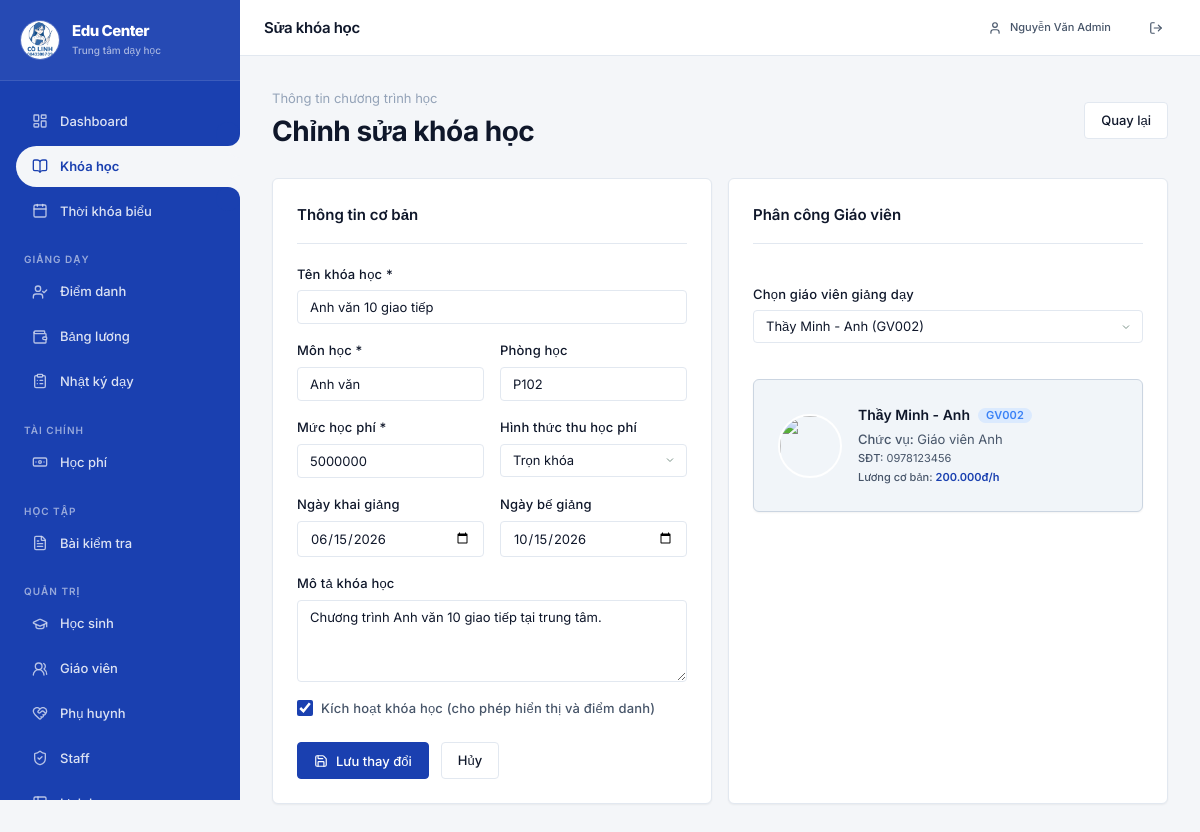
The app's page /courses/2/edit (signed in) with its own data.
### models.py (models this page shows, shortened)
class User(db.Model, UserMixin):
    id = db.Column(db.Integer, primary_key=True)
    username = db.Column(db.String(80), unique=True, nullable=False)
    fullname = db.Column(db.String(100), nullable=False)
    user_code = db.Column(db.String(20), unique=True, nullable=False)
    role = db.Column(db.String(20), nullable=False, default="student")
    phone = db.Column(db.String(20))
    parent_phone = db.Column(db.String(20))
    birth_date = db.Column(db.Date)
    position = db.Column(db.String(100))
    password_hash = db.Column(db.String(255))
    is_active = db.Column(db.Boolean, default=True)
    avatar = db.Column(db.String(100), default="default.jpg")
    salary_rate_per_hour = db.Column(db.Integer, default=0)
    linked_student_id = db.Column(db.Integer, db.ForeignKey("user.id"))
    linked_student = db.relationship("User", remote_side=[id], uselist=False)
    courses_taught = db.relationship("Course", back_populates="teacher", foreign_keys="Course.teacher_id")
    schedules = db.relationship("Schedule", back_populates="teacher", foreign_keys="Schedule.teacher_id")
    enrollments = db.relationship("Enrollment", back_populates="student", foreign_keys="Enrollment.student_id")

class Course(db.Model):
    id = db.Column(db.Integer, primary_key=True)
    course_name = db.Column(db.String(120), nullable=False)
    subject = db.Column(db.String(80), nullable=False)
    teacher_id = db.Column(db.Integer, db.ForeignKey("user.id"))
    classroom = db.Column(db.String(40))
    description = db.Column(db.Text)
    tuition_amount = db.Column(db.Integer, default=0)
    tuition_type = db.Column(db.String(20), default="monthly")
    start_date = db.Column(db.Date)
    end_date = db.Column(db.Date)
    is_active = db.Column(db.Boolean, default=True)
    teacher = db.relationship("User", back_populates="courses_taught", foreign_keys=[teacher_id])
    schedules = db.relationship("Schedule", back_populates="course", cascade="all, delete-orphan")
    enrollments = db.relationship("Enrollment", back_populates="course", cascade="all, delete-orphan")
    tuition_payments = db.relationship("TuitionPayment", back_populates="course", cascade="all, delete-orphan")

### app.py (the view, shortened to what this page needs)
@app.route("/courses/<int:course_id>/edit", methods=["GET", "POST"])
@login_required
@manager_or_admin_required
def edit_course(course_id):
    course = db.session.get(Course, course_id) or abort(404)
    teachers = User.query.filter_by(role="teacher").order_by(User.fullname).all()
    return render_template("course_form.html", course=course, teachers=teachers)

### app.py (called while the page is built)
@login_manager.user_loader
def load_user(user_id):
    return db.session.get(User, int(user_id))

@app.context_processor
def inject_globals():
    import datetime as dt
    today = dt.date.today()
    return {
        "WEEKDAYS": dict(WEEKDAYS),
        "STATUS_LABELS": STATUS_LABELS,
        "TUITION_LABELS": TUITION_LABELS,
        "ROLE_LABELS": ROLE_LABELS,
        "current_month_summary": current_month_summary,
        "money": lambda value: f"{int(value or 0):,}".replace(",", "."),
        "today_date": today.strftime('%d/%m/%Y'),
        "now": dt.datetime.now(),
    }

### helpers.py (called while the page is built)
def role_required(*allowed_roles):
    def decorator(view):
        @wraps(view)
        def wrapped(*args, **kwargs):
            if not current_user.is_authenticated:
                return redirect(url_for("login"))
            if current_user.role == "admin" or current_user.role in allowed_roles:
                return view(*args, **kwargs)
            flash("Bạn không có quyền truy cập trang này.", "danger")
            return redirect(url_for("index"))
        return wrapped
    return decorator

### templates/course_form.html (shortened to what this page needs)
{% extends "base.html" %}
{% block page_title %}{{ 'Sửa khóa học' if course else 'Tạo khóa học mới' }}{% endblock %}
{% block content %}
<div class="page-header">
  <div class="page-title-area">
    <p>Thông tin chương trình học</p>
    <h1>{{ 'Chỉnh sửa khóa học' if course else 'Thêm khóa học mới' }}</h1>
  </div>
  <div>
    <a href="{{ url_for('courses') }}" class="btn btn-secondary">Quay lại</a>
  </div>
</div>
<form method="POST">
  <div class="form-grid-2">
    <div class="card">
      <div class="card-header">
        <h3 class="card-title">Thông tin cơ bản</h3>
      </div>
      <div class="form-group">
        <label class="form-label" for="course_name">Tên khóa học *</label>
        <input type="text" id="course_name" name="course_name" value="{{ course.course_name if course else '' }}" required placeholder="Ví dụ: Toán nâng cao lớp 10">
      </div>
      <div class="form-grid-2">
        <div class="form-group">
          <label class="form-label" for="subject">Môn học *</label>
          <input type="text" id="subject" name="subject" value="{{ course.subject if course else '' }}" required placeholder="Ví dụ: Toán">
        </div>
        <div class="form-group">
          <label class="form-label" for="classroom">Phòng học</label>
          <input type="text" id="classroom" name="classroom" value="{{ course.classroom if course else '' }}" placeholder="Ví dụ: Phòng A1">
        </div>
      </div>
      <div class="form-grid-2">
        <div class="form-group">
          <label class="form-label" for="tuition_amount">Mức học phí *</label>
          <input type="number" id="tuition_amount" name="tuition_amount" value="{{ course.tuition_amount if course else '' }}" required placeholder="Ví dụ: 1500000">
        </div>
        <div class="form-group">
          <label class="form-label" for="tuition_type">Hình thức thu học phí</label>
          <select id="tuition_type" name="tuition_type">
            <option value="full_course" {% if course and course.tuition_type == 'full_course' %}selected{% endif %}>Trọn khóa</option>
          </select>
        </div>
      </div>
      <div class="form-grid-2">
        <div class="form-group">
          <label class="form-label" for="start_date">Ngày khai giảng</label>
          <input type="date" id="start_date" name="start_date" value="{{ course.start_date.isoformat() if course and course.start_date else '' }}">
        </div>
        <div class="form-group">
          <label class="form-label" for="end_date">Ngày bế giảng</label>
          <input type="date" id="end_date" name="end_date" value="{{ course.end_date.isoformat() if course and course.end_date else '' }}">
        </div>
      </div>
      <div class="form-group">
        <label class="form-label" for="description">Mô tả khóa học</label>
        <textarea id="description" name="description" rows="4" placeholder="Nhập mục tiêu khóa học, đề cương sơ lược...">{{ course.description if course else '' }}</textarea>
      </div>
      <div class="form-group" style="margin-top: var(--space-4)">
        <label class="checkbox-label">
          <input type="checkbox" name="is_active" value="1" {% if not course or course.is_active %}checked{% endif %}>
          <span>Kích hoạt khóa học (cho phép hiển thị và điểm danh)</span>
        </label>
      </div>
      <div style="margin-top: var(--space-6); display:flex; gap: var(--space-3)">
        <button type="submit" class="btn btn-primary">
          <i data-lucide="save" style="width:14px;height:14px"></i>
          {{ 'Lưu thay đổi' if course else 'Tạo khóa học' }}
        </button>
        <a href="{{ url_for('courses') }}" class="btn btn-secondary">Hủy</a>
      </div>
    </div>
    <div class="card" style="display:flex; flex-direction:column; gap: var(--space-5)">
      <div class="card-header">
        <h3 class="card-title">Phân công Giáo viên</h3>
      </div>
      <div class="form-group">
        <label class="form-label" for="teacher_id">Chọn giáo viên giảng dạy</label>
        <select id="teacher_id" name="teacher_id" onchange="updateTeacherPreview(this)">
          {% for teacher in teachers %}
            <option value="{{ teacher.id }}" {% if course and course.teacher_id == teacher.id %}selected{% endif %}>
              {{ teacher.fullname }} ({{ teacher.user_code }})
            </option>
          {% endfor %}
        </select>
      </div>
      <div id="teacher-preview" class="card" style="display:none; flex-direction:row; gap:var(--space-4); background:var(--surface-2); border-color:var(--border-strong); margin-bottom:0; align-items:center">
        <img id="t-avatar" src="" style="width:64px; height:64px; border-radius:50%; object-fit:cover; border:2px solid var(--surface)">
        <div style="flex:1">
          <div style="display:flex; align-items:center; gap:var(--space-2)">
            <h4 id="t-name" style="font-weight:600; margin:0"></h4>
            <span id="t-code" class="badge badge-upcoming"></span>
          </div>
          <div style="font-size: var(--text-sm); color: var(--text-2); margin-top:2px">
            <span style="font-weight:500">Chức vụ:</span> <span id="t-position"></span>
          </div>
          <div style="font-size: var(--text-xs); color: var(--text-2)">
            <span style="font-weight:500">SĐT:</span> <span id="t-phone"></span>
          </div>
          <div style="font-size: var(--text-xs); color: var(--text-2); margin-top:2px">
            <span style="font-weight:500">Lương cơ bản:</span> <span id="t-salary" style="font-weight: 600; color:var(--accent)"></span>
          </div>
        </div>
      </div>
    </div>
  </div>
</form>
{% endblock %}

### templates/base.html (shortened to what this page needs)
<!DOCTYPE html>
<html lang="vi">
<head>
  <link rel="stylesheet" href="{{ url_for('static', filename='css/main.css') }}">
</head>
<body>
  <div class="app-shell">
    <aside class="sidebar">
      <a href="{{ url_for('index') }}" class="sidebar-brand-link">
        <div class="sidebar-logo">
          <img src="{{ url_for('static', filename='images/logo.png') }}" alt="Logo" class="sidebar-logo-img">
          <div class="sidebar-brand-info">
            <h1 class="sidebar-brand-title">Edu Center</h1>
            <span class="sidebar-brand-subtitle">Trung tâm dạy học</span>
          </div>
        </div>
      </a>
      <nav class="nav-section">
        <a href="{{ url_for('index') }}" class="nav-item {% if request.endpoint == 'index' %}active{% endif %}">
          <i data-lucide="layout-dashboard"></i> Dashboard
        </a>
        <a href="{{ url_for('courses') }}" class="nav-item {% if 'course' in request.endpoint %}active{% endif %}">
          <i data-lucide="book-open"></i> Khóa học
        </a>
        <a href="{{ url_for('my_schedule') }}"
          class="nav-item {% if 'schedule' in request.endpoint and request.endpoint != 'schedules' %}active{% endif %}">
          <i data-lucide="calendar"></i> Thời khóa biểu
        </a>
        {% if current_user.role in ('admin','manager','teacher') %}
        <div class="nav-label">Giảng dạy</div>
        <a href="{{ url_for('attendance') }}"
          class="nav-item {% if 'attendance' in request.endpoint %}active{% endif %}">
          <i data-lucide="user-check"></i> Điểm danh
        </a>
        <a href="{{ url_for('payroll') }}" class="nav-item {% if 'payroll' in request.endpoint %}active{% endif %}">
          <i data-lucide="wallet"></i> Bảng lương
        </a>
        <a href="{{ url_for('my_teaching_records') }}"
          class="nav-item {% if 'teaching' in request.endpoint %}active{% endif %}">
          <i data-lucide="clipboard-list"></i> Nhật ký dạy
        </a>
        {% endif %}
        {% if current_user.role in ('admin','manager','student','parent') %}
        <div class="nav-label">Tài chính</div>
        <a href="{{ url_for('tuition') }}" class="nav-item {% if 'tuition' in request.endpoint %}active{% endif %}">
          <i data-lucide="banknote"></i> Học phí
        </a>
        {% endif %}
        <div class="nav-label">Học tập</div>
        <a href="{{ url_for('exam_list') }}" class="nav-item {% if 'exam' in request.endpoint %}active{% endif %}">
          <i data-lucide="file-text"></i> Bài kiểm tra
        </a>
        {% if current_user.role in ('admin','manager') %}
        <div class="nav-label">Quản trị</div>
        <a href="{{ url_for('manage_users', role_name='students') }}"
          class="nav-item {% if request.endpoint == 'manage_users' and request.view_args.get('role_name','') == 'students' %}active{% endif %}">
          <i data-lucide="graduation-cap"></i> Học sinh
        </a>
        <a href="{{ url_for('manage_users', role_name='teachers') }}"
          class="nav-item {% if request.endpoint == 'manage_users' and request.view_args.get('role_name','') == 'teachers' %}active{% endif %}">
          <i data-lucide="users-2"></i> Giáo viên
        </a>
        <a href="{{ url_for('manage_users', role_name='parents') }}"
          class="nav-item {% if request.endpoint == 'manage_users' and request.view_args.get('role_name','') == 'parents' %}active{% endif %}">
          <i data-lucide="heart-handshake"></i> Phụ huynh
        </a>
        <a href="{{ url_for('manage_users', role_name='staff') }}"
          class="nav-item {% if request.endpoint == 'manage_users' and request.view_args.get('role_name','') == 'staff' %}active{% endif %}">
          <i data-lucide="shield-check"></i> Staff
        </a>
        <a href="{{ url_for('schedules') }}" class="nav-item {% if request.endpoint == 'schedules' %}active{% endif %}">
          <i data-lucide="table-2"></i> Lịch học
        </a>
        {% endif %}
      </nav>
    </aside>
    <div class="main-area">
      <header class="topbar">
        <div style="display:flex;align-items:center;gap:var(--space-3)">
          <h2 style="margin:0;font-size:var(--text-md);font-weight:600;font-family:inherit">
            {% block page_title %}{% endblock %}
          </h2>
        </div>
        <div style="display:flex;align-items:center;gap:var(--space-3)">
          <a href="{{ url_for('profile') }}" class="btn btn-ghost btn-sm">
            <i data-lucide="user" style="width:14px;height:14px;"></i>
            {{ current_user.fullname }}
          </a>
          <a href="{{ url_for('logout') }}" class="btn btn-ghost btn-sm" title="Đăng xuất">
            <i data-lucide="log-out" style="width:14px;height:14px;"></i>
          </a>
        </div>
      </header>
      <main class="page-content">
        {% block content %}{% endblock %}
      </main>
    </div>
  </div>
</body>
</html>

### records on screen
User: fullname "Nguyễn Văn Admin"
Course: course_name "Anh văn 10 giao tiếp", subject "Anh văn", classroom "P102", tuition_amount "5000000", tuition_type "Trọn khóa", start_date "06/15/2026", end_date "10/15/2026", description "Chương trình Anh văn 10 giao tiếp tại trung tâm.", is_active "☑", teacher_id "Thầy Minh - Anh (GV002)"

### other values on screen
{{ 'Sửa khóa học' if course else 'Tạo khóa học mới' }} "Sửa khóa học"
{{ 'Chỉnh sửa khóa học' if course else 'Thêm khóa học mới' }} "Chỉnh sửa khóa học"
{{ 'Lưu thay đổi' if course else 'Tạo khóa học' }} "Lưu thay đổi"
